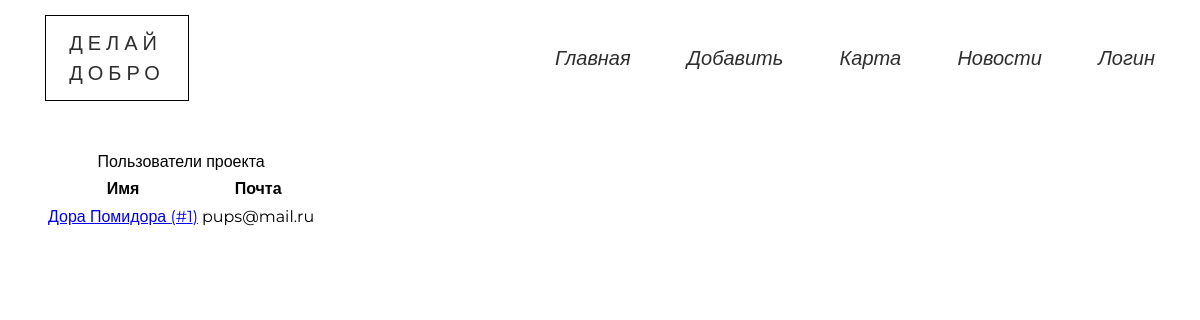
/users/, run on the app's committed database.
### data/model_users.py (models this page shows, shortened)
class User(SqlAlchemyBase, UserMixin, SerializerMixin):
    __tablename__ = 'users'
    id = sqlalchemy.Column(sqlalchemy.Integer,
                           primary_key=True, autoincrement=True)
    name = sqlalchemy.Column(sqlalchemy.String)
    email = sqlalchemy.Column(sqlalchemy.String)
    type = sqlalchemy.Column(sqlalchemy.Integer)
    last_time_in = sqlalchemy.Column(sqlalchemy.String,
                                     default=time.ctime)
    hashed_password = sqlalchemy.Column(sqlalchemy.String)
    help_count = sqlalchemy.Column(sqlalchemy.Integer)
    events = sqlalchemy.orm.relation("Event", backref="user")
    comments = sqlalchemy.orm.relation("Comment", backref="user")
    photo = sqlalchemy.orm.relation("File", uselist=False)

### blueprints/users.py (the view)
@blueprint.route('/users/', methods=['GET', 'POST'])
def users():
    session = db_session.create_session()
    users = session.query(User).all()
    return render_template('users.html', users=users)

### data/db_session.py (called while the page is built)
def create_session() -> Session:
    global __factory
    return __factory()

### templates/users.html
{% extends 'base.html' %}
{% block content %}
    <div class="container">
    <table class="average-table">
        <caption>Пользователи проекта</caption>
        <thead>
            <th>Имя</th>
            <th>Почта</th>
        </thead>
        <tbody>
            {% for user in users %}
                <tr>
                    <td><a href="/user/{{ user.id }}">{{ user.name }} (#{{ user.id }})</a></td>
                    <td>{{ user.email }}</td>
                </tr>
            {% endfor %}
        </tbody>
    </table>
</div>
{% endblock %}

### data on the page
User: name "Дора Помидора", id "1", email "pups@mail.ru"
